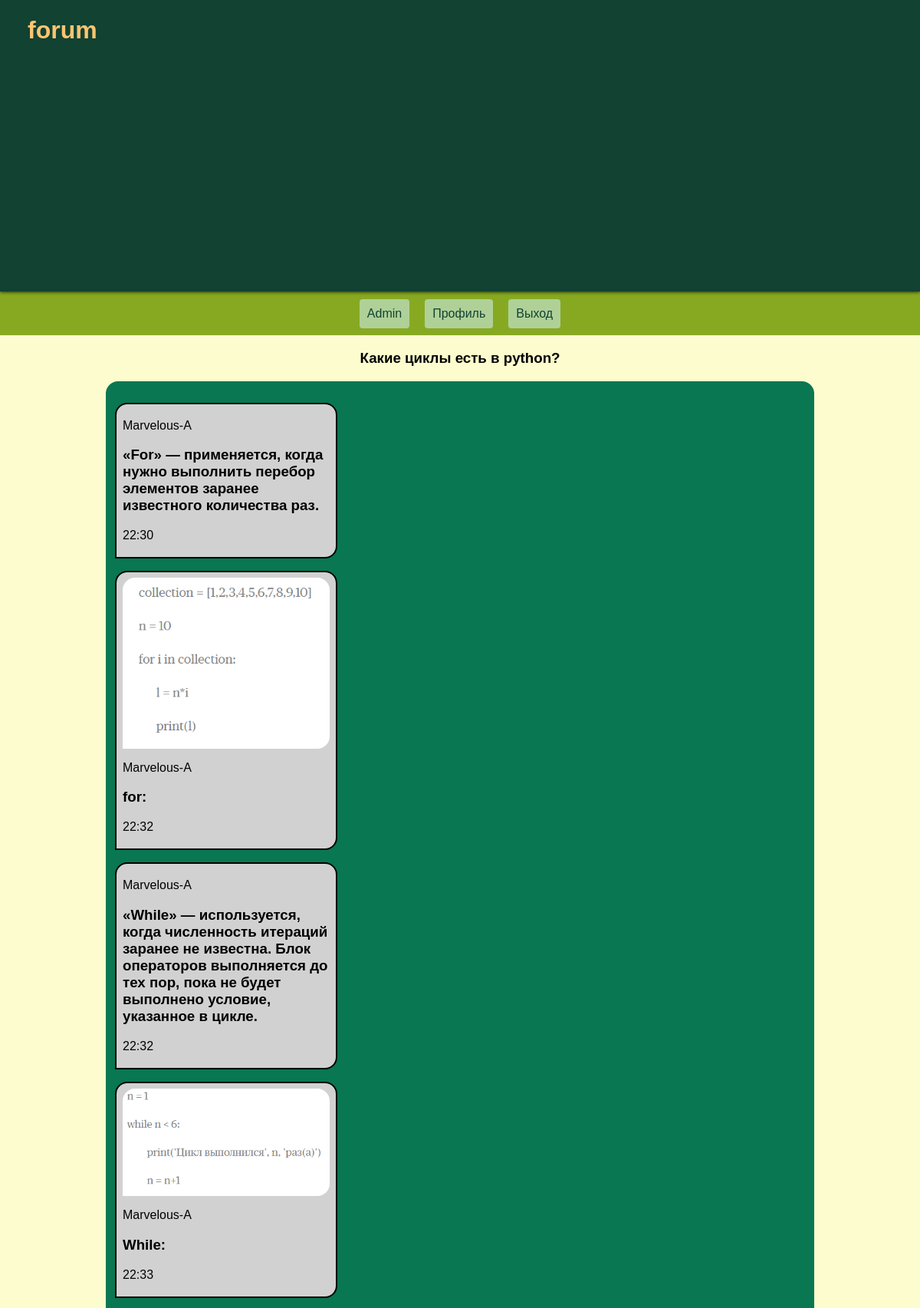
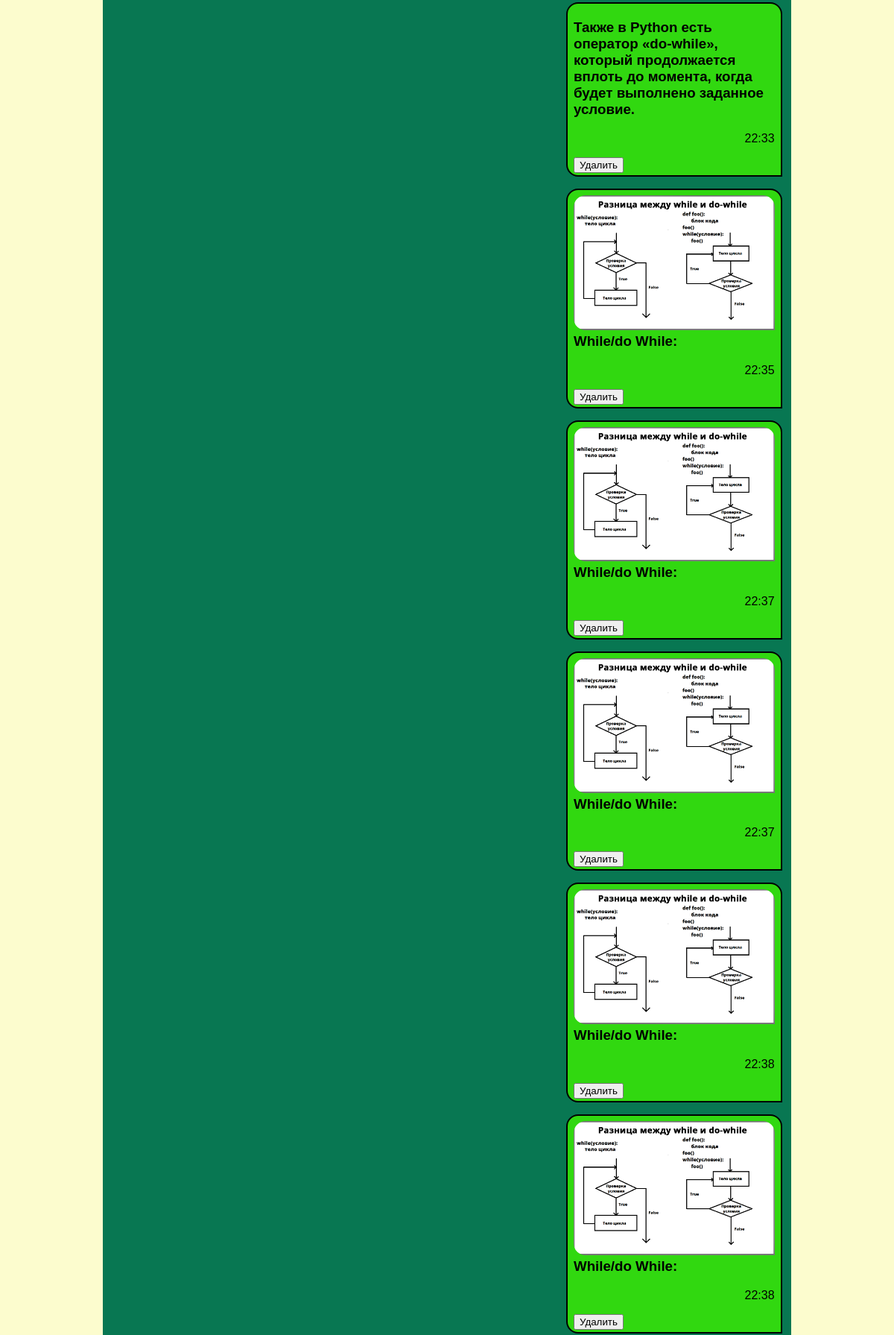
The page /question_detail/1 (signed in, upper part) on the database its author committed (2 pictures, top to bottom).
### forum/models.py (models this page shows, shortened)
class Question(models.Model):
    text_question = models.CharField(max_length=70)
    topic = models.ManyToManyField(Topic)

class Message(models.Model):
    author = models.ForeignKey(User, on_delete=models.CASCADE, blank=True)
    text = models.CharField(max_length=500)
    time = models.DateTimeField(auto_now_add=True)
    image = models.ImageField(upload_to='messages/', blank=True)
    question = models.ForeignKey(Question, on_delete=models.CASCADE, blank=True)

### forum/views.py (the view)
# urls.py: path('question_detail/<int:pk>', views.question_detail, name='question_detail'),
@never_cache
@login_required(login_url='login')
def question_detail(request, pk):
    user = request.user
    question = get_object_or_404(Question, pk=pk)
    messages = Message.objects.filter(question=question)
    if request.method == 'POST':
        message_form = MessageForm(data=request.POST, files=request.FILES)
        if message_form.is_valid():
            message = message_form.save(commit=False)
            message.author = request.user  # Автоматически устанавливаем автора
            message.question = question         # и тему
            message.save()
            redirect('question_detail', pk=pk)
        else:
            print(message_form.errors)
    else:
        message_form = MessageForm()
    return render(request, 'card/question_detail.html', {'question':question, 'form': message_form, 'messages': messages})

### forum/templates/card/question_detail.html (shortened to what this page needs)
{% extends "card/base.html" %}
{% block content %}
    <div id='topic_head'>
        <h3 id='title_topic'>{{question.text_question}}</h3>
    </div>
    <div id="window">
        {% for message in messages %}
            {% if message.author == user %}
                {% if message.image %}
                    <p>
                        <div class='text_message_user' id="message-{{message.pk}}">
                            <img style="" class='image_message_user' src={{message.image.url}} alt='foto_author'\>
                            <h3>{{message.text}}</h3>
                            <p>{{message.time|date:"H:i"}}</p>
                            <button onclick="sendDelete({{message.pk}})">Удалить</button>
                        </div>
                    </p>
                {% else %}
                    <p>
                        <div class='text_message_user' id="message-{{message.pk}}">
                            <h3>{{message.text}}</h3>
                            <p>{{message.time|date:"H:i"}}</p>
                            <button onclick="sendDelete({{message.pk}})">Удалить</button>
                        </div>
                    </p>
                {% endif %}
            {% else %}
                {% if message.image %}
                    <p>
                        <div class='text_message_interlocutor'>
                            <img class='image_message_interlocutor' src={{message.image.url}} alt='foto_users'\>
                            <p>{{message.author}}</p>
                            <h3>{{message.text}}</h3><p>{{message.time|date:"H:i"}}</p>
                        </div>
                    </p>
                {% else %}
                    <p>
                        <div class='text_message_interlocutor'>
                            <p>{{message.author}}</p>
                            <h3>{{message.text}}</h3><p>{{message.time|date:"H:i"}}</p>
                        </div>
                    </p>
                {% endif %}
            {% endif %}
        {% endfor %}
    </div>
{% endblock %}

### forum/static/css/base.css (style rules this page uses)
body { min-height: 100vh; width: 100%; background-color: #fcfcce; margin: 0 auto; display: flex; flex-direction: column; font-family: 'Jost', sans-serif; }
#topic_head { width: 40%; text-align: center; left: 0; right: 0; margin: 0 auto; }
#window { height: 85%; width: 75%; left: 0; right: 0; margin: 0 auto; padding: 1%; border-radius: 16px 16px 0px 0px; background-color:#087752; overflow-y: scroll; }
.text_message_user { width: 30%; padding: 3px 8px; border: 2px solid #000000; margin-left: auto; margin-right: 0; background-color: #31d810; border-radius: 16px 16px 0px 16px; }
.text_message_user p { width: 15%; margin-left: auto; margin-right: 0; }
.image_message_user { width: 100%; float: right; position: relative; margin-top: 1.5%; margin-bottom: 1.5%; border-radius: 16px 16px 0px 16px; }
.text_message_interlocutor { width: 30%; padding: 3px 8px; border: 2px solid #000000; margin-right: auto; margin-left: 0; border-radius: 16px 16px 16px 0px; background-color: rgb(209, 209, 209); }
.image_message_interlocutor { width: 100%; margin-top: 1.5%; border-radius: 16px 16px 16px 0px; }

### rows shown on the page
Question: text_question "Какие циклы есть в python?"
Message: author "Marvelous-A", text "«For» — применяется, когда нужно выполнить перебор элементов заранее известного количества раз.", time "22:30"
Message: image (picture), author "Marvelous-A", text "for:", time "22:32"
Message: author "Marvelous-A", text "«While» — используется, когда численность итераций заранее не известна. Блок операторов выполняется до тех пор, пока не будет выполнено условие, указанное в цикле.", time "22:32"
Message: image (picture), author "Marvelous-A", text "While:", time "22:33"
Message: text "Также в Python есть оператор «do-while», который продолжается вплоть до момента, когда будет выполнено заданное условие.", time "22:33"
Message: image (picture), text "While/do While:", time "22:35"
Message: image (picture), text "While/do While:", time "22:37"
Message: image (picture), text "While/do While:", time "22:37"
Message: image (picture), text "While/do While:", time "22:38"
Message: image (picture), text "While/do While:", time "22:38"
